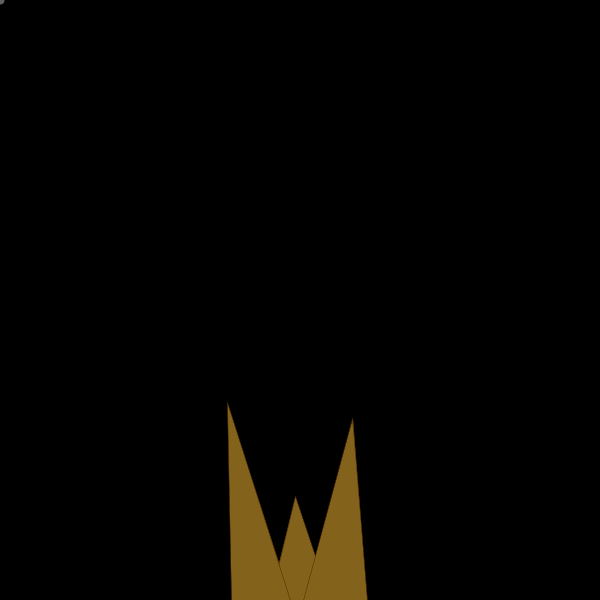
Frame 1 (no input)
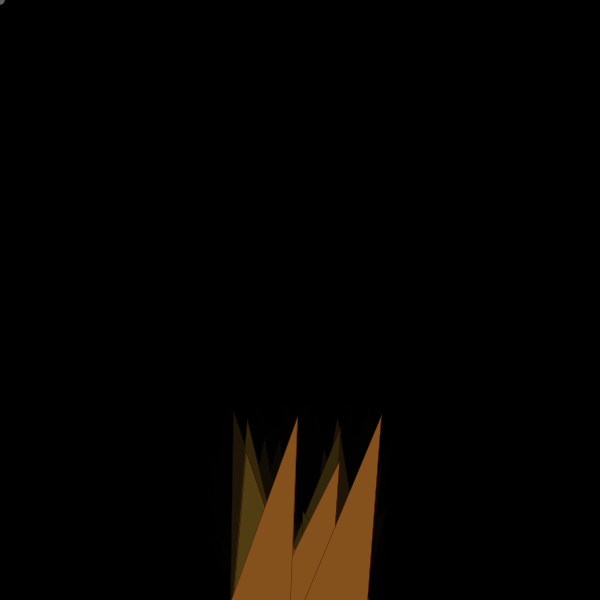
Frame 60 (the mouse pressed at the canvas centre just before this capture)
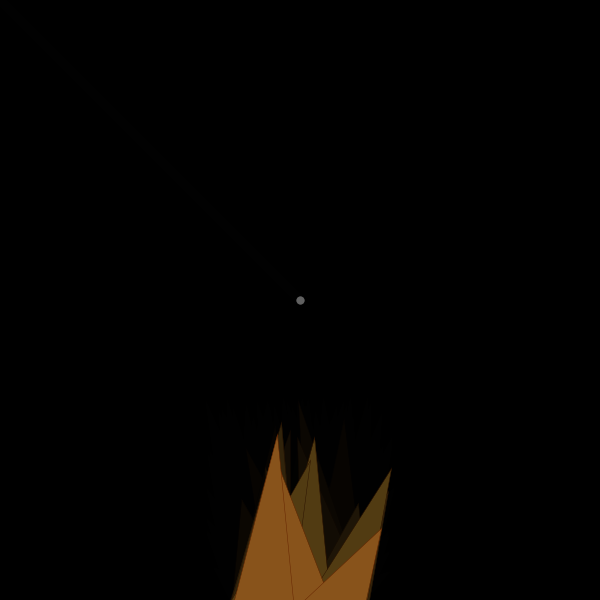
Frame 120 (the mouse held since frame 60 and released just before this capture)

The Processing sketch that drew these frames (run headless with seeded random() and noise(); from frame 60 on, the mouse is pressed at the canvas centre):

// Processing sketch: processing_124141
// ── processing_124141.pde

void setup()
{
  size(600, 600);
  background(0, 0, 0);
}

void draw()
{
  frameRate(random(4,15));
  stroke(random(116, 175), random(45, 67), 0);
  strokeWeight(.5);
  fill(random(214, 225), random(133, 167), random(45, 50));
  triangle(270,600, 330,600, random(245, 355),random(400, 575));
  triangle(random(230,235),600, random(290,300),600, random(205, 315),random(400, 575));
  triangle(random(300,310),600, random(365,370),600, random(285, 395),random(400, 575));
  smooth();
  stroke(160,160,160);
  fill(random(135,170), 160, 160);
  strokeWeight(8);
  line(pmouseX, pmouseY, mouseX, mouseY);
  fill(0,0,0, 100);
  noStroke();
  rect(0,0,600,600);
}
